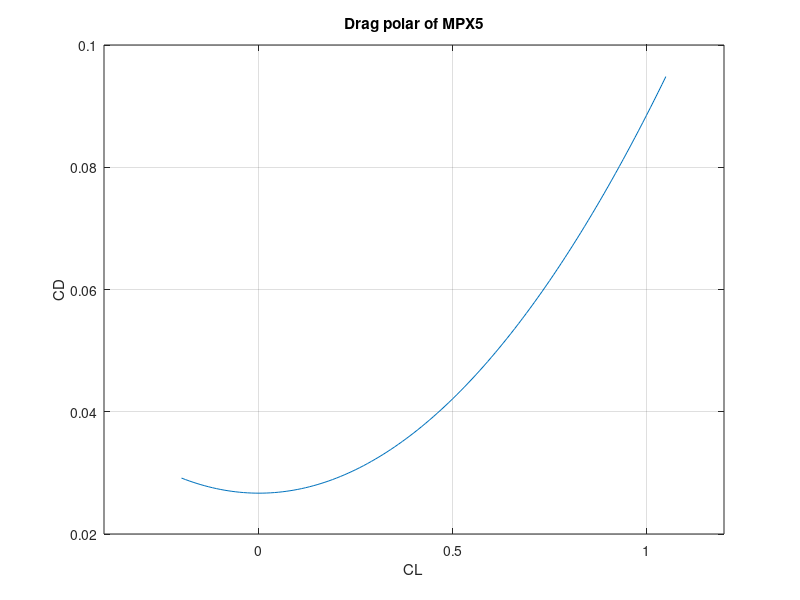

This figure's MATLAB source:

CD0=.02668
%k=.068
k=.0885-CD0
A=6
e=1/(pi*A*k)
CL=-.2:.01:1.05;
CD=CD0+k*CL.*CL;
plot(CL,CD)
title('Drag polar of MPX5')
v=axis
axis([-.4,1.2,.02,.1])
xlabel('CL')
ylabel('CD')
grid on
k=1/(pi*A*.858)